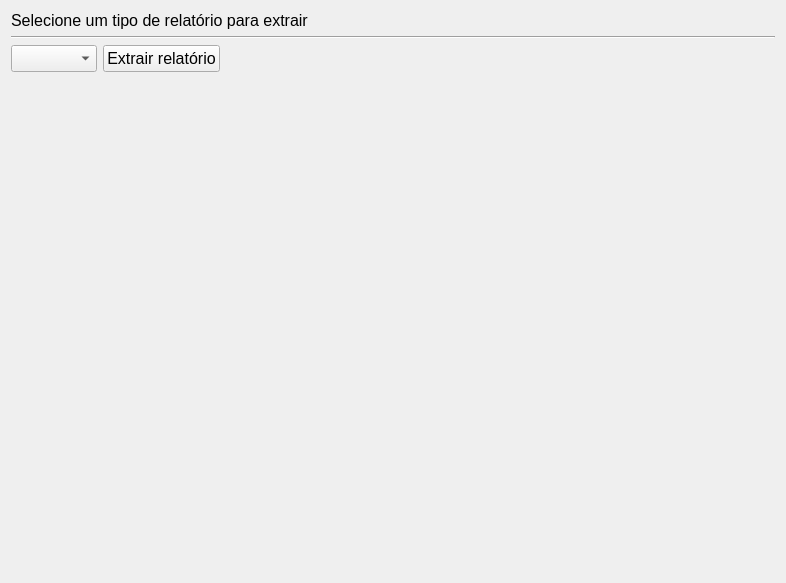
<?xml version="1.0" encoding="UTF-8"?>
<ui version="4.0">
 <class>Form</class>
 <widget class="QWidget" name="Form">
  <property name="geometry">
   <rect>
    <x>0</x>
    <y>0</y>
    <width>786</width>
    <height>583</height>
   </rect>
  </property>
  <property name="windowTitle">
   <string>Form</string>
  </property>
  <layout class="QVBoxLayout" name="verticalLayout_2">
   <item>
    <layout class="QVBoxLayout" name="verticalLayout">
     <item>
      <widget class="QLabel" name="label">
       <property name="font">
        <font>
         <pointsize>12</pointsize>
        </font>
       </property>
       <property name="text">
        <string>Selecione um tipo de relatório para extrair</string>
       </property>
      </widget>
     </item>
     <item>
      <widget class="Line" name="line">
       <property name="orientation">
        <enum>Qt::Horizontal</enum>
       </property>
      </widget>
     </item>
     <item>
      <layout class="QHBoxLayout" name="horizontalLayout_2">
       <item>
        <widget class="QComboBox" name="report_options">
         <property name="font">
          <font>
           <pointsize>12</pointsize>
          </font>
         </property>
        </widget>
       </item>
       <item>
        <widget class="QPushButton" name="report_button">
         <property name="font">
          <font>
           <pointsize>12</pointsize>
          </font>
         </property>
         <property name="text">
          <string>Extrair relatório</string>
         </property>
        </widget>
       </item>
       <item>
        <spacer name="horizontalSpacer">
         <property name="orientation">
          <enum>Qt::Horizontal</enum>
         </property>
         <property name="sizeHint" stdset="0">
          <size>
           <width>40</width>
           <height>20</height>
          </size>
         </property>
        </spacer>
       </item>
      </layout>
     </item>
    </layout>
   </item>
   <item>
    <spacer name="verticalSpacer">
     <property name="orientation">
      <enum>Qt::Vertical</enum>
     </property>
     <property name="sizeHint" stdset="0">
      <size>
       <width>20</width>
       <height>40</height>
      </size>
     </property>
    </spacer>
   </item>
  </layout>
 </widget>
 <resources/>
 <connections/>
</ui>
